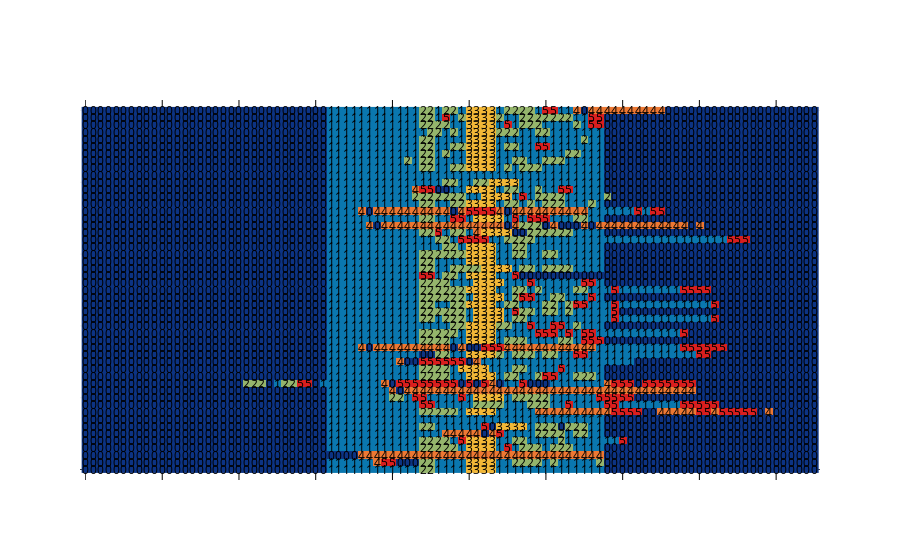

The code cell stored with this chart in its notebook:
### Code cell
z = schedule.values

label = schedule_encoded.values
    
hover=label

fig = ff.create_annotated_heatmap(z,colorscale='Portland')
py.offline.iplot(fig, filename='annotated_heatmap')
